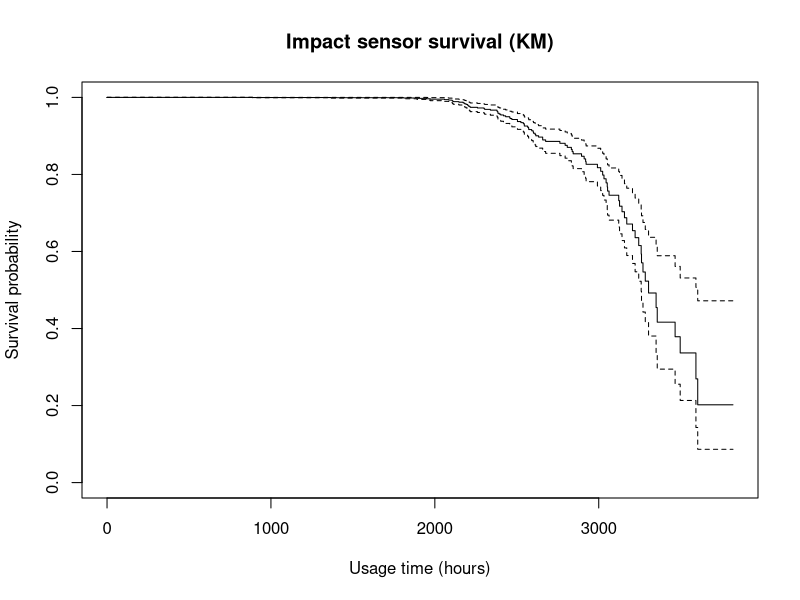
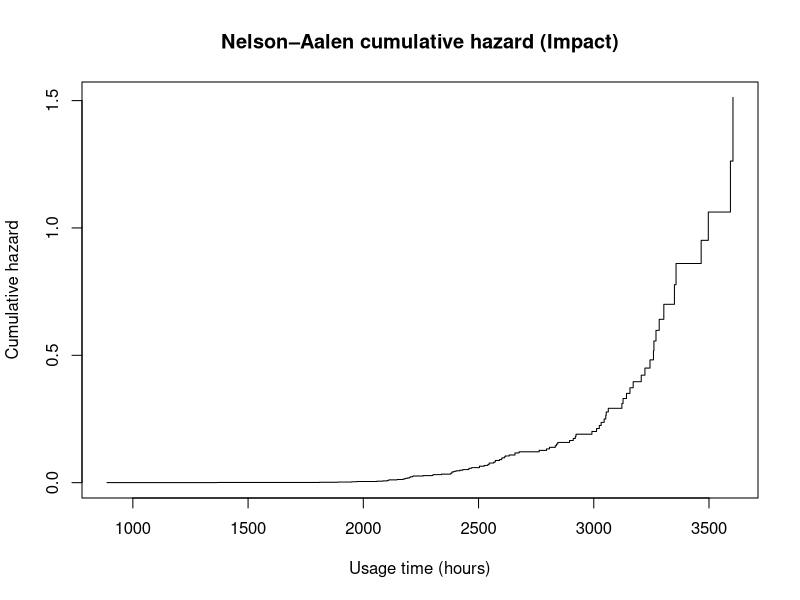
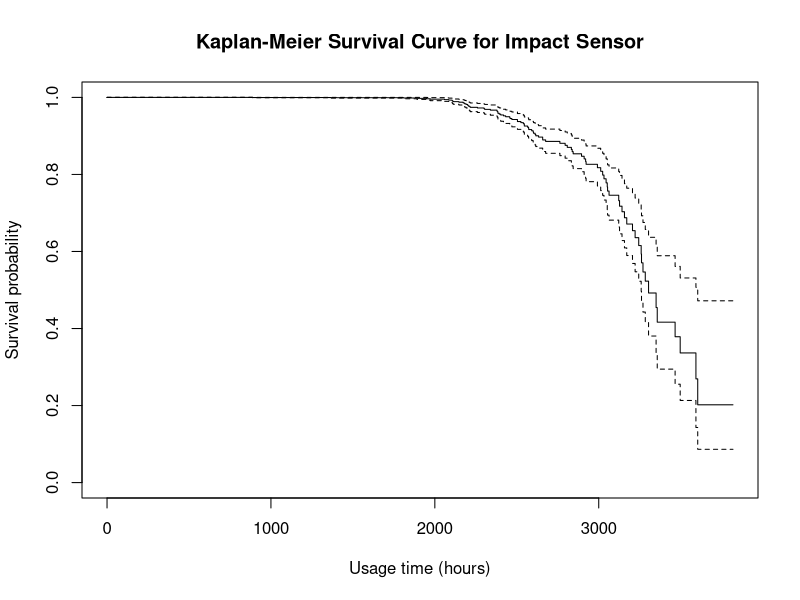
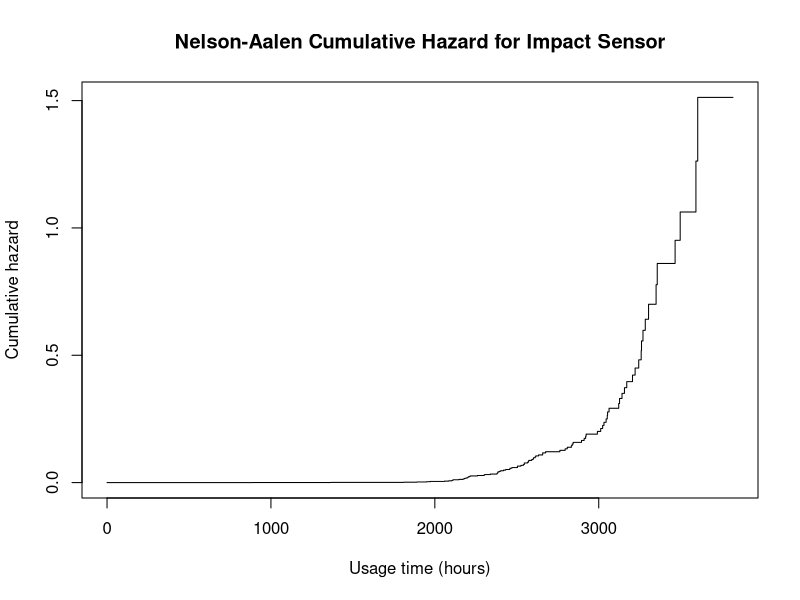
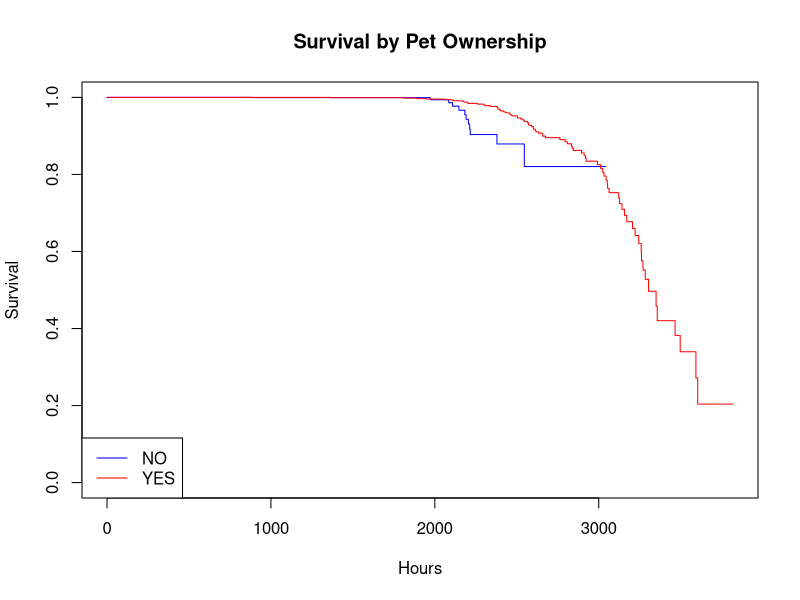
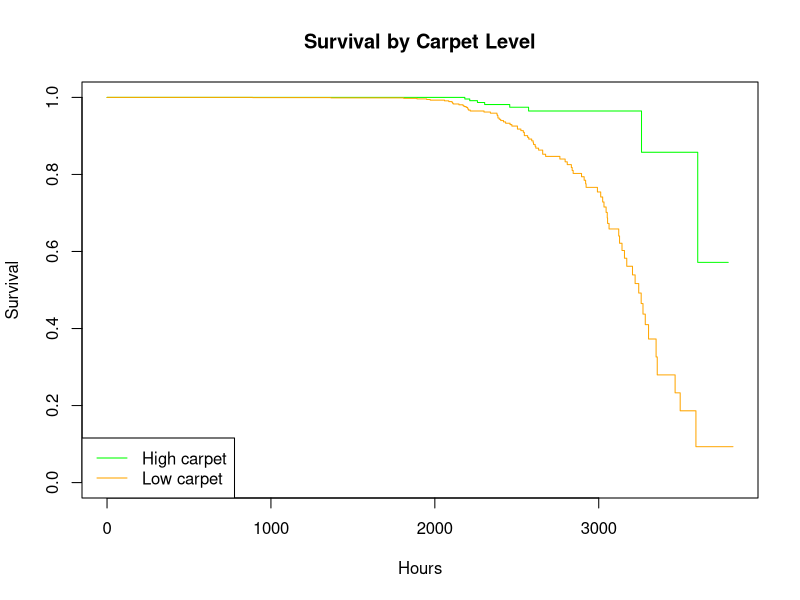
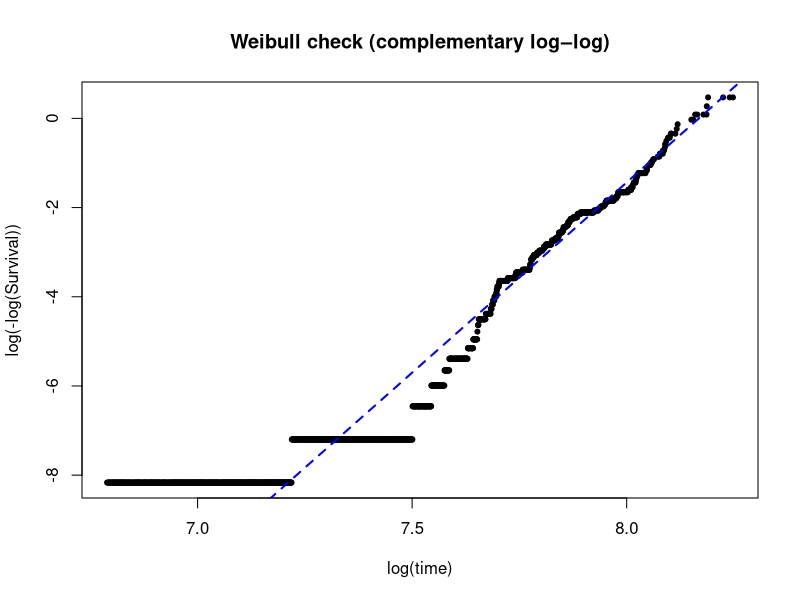

Reproduce these figures in R, in order.
## ---- chunk 1
knitr::opts_chunk$set(echo = TRUE, message = FALSE)
## ---- chunk 2
library(survival)
library(dplyr)
library(lubridate)

# Read data, skipping descriptive header lines and treating '---' as NA
data <- read.csv("DirtSlurper3100.csv", skip = 12, na.strings = "---", stringsAsFactors = FALSE)

# Convert date columns from character to Date (if needed)
data$Registration.date <- dmy(data$Registration.date)
data$Failure.date      <- dmy(data$Failure.date)

dim(data)
head(data, 3)
## ---- chunk 3

# Indicator for Impact sensor failure (1 if failed, 0 if censored)
data_filtered <- data %>%
  mutate(
    TimeHours = as.numeric(Total.usage.time),
    Event = ifelse(!is.na(Impact.status) & grepl("^\\s*damage\\s*$", Impact.status, ignore.case = TRUE), 1, 0)
  ) %>%
  filter(!is.na(TimeHours))  # keep times we can use

# quick checks (optional)
dim(data_filtered)
table(data_filtered$Event)    # 0 = censored, 1 = event
summary(data_filtered$TimeHours)


## ---- chunk 4
# KM with Greenwood CIs
KM_fit <- survfit(Surv(TimeHours, Event) ~ 1, data = data_filtered)
plot(KM_fit, conf.int = TRUE,
     xlab = "Usage time (hours)", ylab = "Survival probability",
     main = "Impact sensor survival (KM)")

# Useful survival checkpoints
summary(KM_fit, times = c(500, 1000, 1500, 2000, 2500, 3000))
## ---- chunk 5
# Nelson–Aalen cumulative hazard (from KM pieces)
na_df <- with(KM_fit, data.frame(
  time     = time,
  n_risk   = n.risk,
  n_event  = n.event
))
na_df <- subset(na_df, n_event > 0 & n_risk > 0)
na_df$cumhaz <- cumsum(na_df$n_event / na_df$n_risk)

plot(na_df$time, na_df$cumhaz, type = "s",
     xlab = "Usage time (hours)", ylab = "Cumulative hazard",
     main = "Nelson–Aalen cumulative hazard (Impact)")

## ---- chunk 6
summary(data_filtered$Total.usage.time)
cat("Total after filtering:", nrow(data_filtered), "\n")
cat("Impact sensor failures:", sum(data_filtered$Event == 1), "\n")
cat("Censored:", sum(data_filtered$Event == 0), "\n")

# Failures by Pets and by Carpet score groups
tbl_pets <- with(data_filtered, table(Pets, Event))
tbl_carpet <- with(data_filtered, table(CarpetGroup = ifelse(`Carpet.score` >= 4, "High carpet", "Low carpet"), Event))
tbl_pets
tbl_carpet
## ---- chunk 7
# Proportion of Impact sensor failures by Pets
prop_fail_pets <- prop.table(tbl_pets, margin = 1)
prop_fail_pets

# Proportion of Impact sensor failures by Carpet group
prop_fail_carpet <- prop.table(tbl_carpet, margin = 1)
prop_fail_carpet
## ---- chunk 8
# Kaplan-Meier survival estimate for Impact sensor (overall)
KM_fit <- survfit(Surv(TimeHours, Event) ~ 1, data = data_filtered)
print(KM_fit)

# Extract survival probabilities at certain time points (e.g., 1000, 1500, 2000, 2400 hours)
print(summary(KM_fit, times = c(1000, 1500, 2000, 2400)))

# Nelson-Aalen cumulative hazard estimate (we can compute from the survfit object)
# survfit in base R does not directly give NA estimator, but we can calculate it:
km_times <- KM_fit$time       # times of events
n_risk   <- KM_fit$n.risk     # number at risk just before each event time
n_event  <- KM_fit$n.event    # number of events at each event time

# Cumulative hazard H(t) at each event time as sum of (d_i / n_i)
cum_hazard <- cumsum(n_event / n_risk)
# Combine times and cumulative hazard for output
na_estimate <- data.frame(Time = km_times, CumHazard = cum_hazard)
head(na_estimate, 10)
tail(na_estimate, 5)
## ---- chunk 9
# Kaplan-Meier survival plot with 95% confidence band
plot(KM_fit, conf.int = TRUE, xlab = "Usage time (hours)", ylab = "Survival probability",
     main = "Kaplan-Meier Survival Curve for Impact Sensor")
## ---- chunk 10
# Plot Nelson-Aalen cumulative hazard
plot(na_estimate$Time, na_estimate$CumHazard, type = "s", 
     xlab = "Usage time (hours)", ylab = "Cumulative hazard",
     main = "Nelson-Aalen Cumulative Hazard for Impact Sensor")
## ---- chunk 11
# Kaplan-Meier by Pets
KM_pets <- survfit(Surv(TimeHours, Event) ~ Pets, data = data_filtered)
plot(KM_pets, col=c("blue","red"), xlab="Hours", ylab="Survival", main="Survival by Pet Ownership", lty=1)
legend("bottomleft", legend = levels(factor(data_filtered$Pets)), col=c("blue","red"), lty=1)
# Log-rank test by Pets
lr_pets <- survdiff(Surv(TimeHours, Event) ~ Pets, data = data_filtered)
lr_pets

# Kaplan-Meier by Carpet group (Low vs High)
data_filtered$CarpetGroup <- ifelse(data_filtered$Carpet.score >= 4, "High carpet", "Low carpet")
KM_carpet <- survfit(Surv(TimeHours, Event) ~ CarpetGroup, data = data_filtered)
plot(KM_carpet, col=c("green","orange"), xlab="Hours", ylab="Survival", main="Survival by Carpet Level", lty=1)
legend("bottomleft", legend = levels(factor(data_filtered$CarpetGroup)), col=c("green","orange"), lty=1)
# Log-rank test by Carpet group
lr_carpet <- survdiff(Surv(TimeHours, Event) ~ CarpetGroup, data = data_filtered)
lr_carpet
## ---- chunk 12
# survreg(weibull) requires strictly positive times and at least one event
df_weibull <- subset(data_filtered, !is.na(TimeHours) & TimeHours > 0)
weibull_fit <- survreg(Surv(TimeHours, Event) ~ 1, data = df_weibull, dist = "weibull")
summary(weibull_fit)
## ---- chunk 13
weibull_shape <- 1 / weibull_fit$scale  # beta (shape)
weibull_scale <- exp(coef(weibull_fit)) # alpha (scale)
cat("Weibull beta:", weibull_shape, "\n")
cat("Weibull alpha:", weibull_scale, "hours \n")

# Calculate L10 life (time by which 10% have failed, i.e. S(t)=0.90)
L10 <- weibull_scale * (-log(0.9))^(1 / weibull_shape)
cat("Estimated L10 life:", L10, "hours \n")
## ---- chunk 14
KM_fit_diag <- survfit(Surv(TimeHours, Event) ~ 1, data = df_weibull)
keep <- which(KM_fit_diag$surv > 0 & KM_fit_diag$surv < 1)
x <- log(KM_fit_diag$time[keep])
y <- log(-log(KM_fit_diag$surv[keep]))

plot(x, y, pch = 20,
     xlab = "log(time)", ylab = "log(-log(Survival))",
     main = "Weibull check (complementary log–log)")
abline(a = -weibull_shape * log(weibull_scale), b = weibull_shape, lty = 2, lwd = 2, col="blue")
